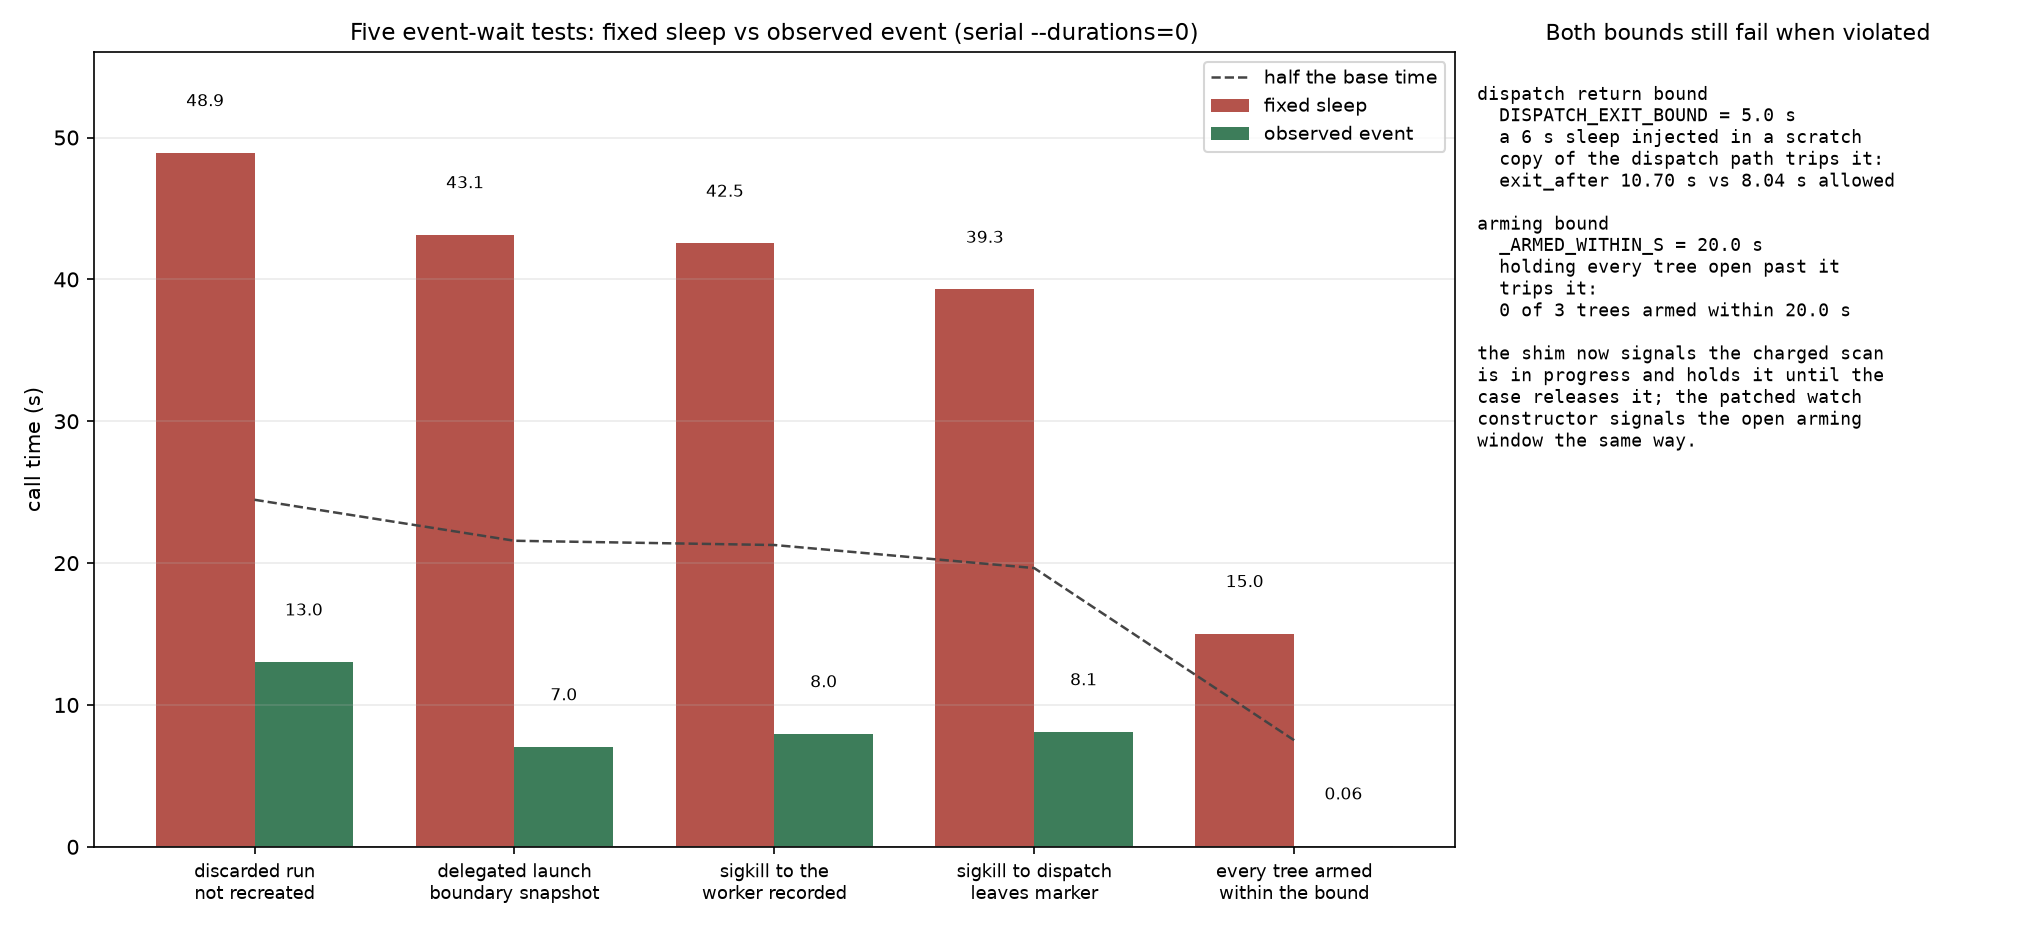

Recreate this plot in Python.
"""Duration of the five event-wait tests, fixed sleep against observed event.

The bars on the left are the per-test ``--durations=0`` call times recorded
before and after the two test files stopped spending fixed sleeps and started
awaiting an observed event. The dashed line is half the base time, which is the
margin the change had to clear; the text panel on the right carries the two
bounds that must still fail when violated.
"""

from __future__ import annotations

from pathlib import Path

import matplotlib

matplotlib.use("Agg")
import matplotlib.pyplot as plt

CASES = [
    ("discarded run\nnot recreated", 48.93, 13.03),
    ("delegated launch\nboundary snapshot", 43.15, 7.05),
    ("sigkill to the\nworker recorded", 42.55, 7.97),
    ("sigkill to dispatch\nleaves marker", 39.30, 8.11),
    ("every tree armed\nwithin the bound", 15.03, 0.06),
]


def main() -> None:
    labels = [label for label, _, _ in CASES]
    base = [before for _, before, _ in CASES]
    after = [now for _, _, now in CASES]

    positions = range(len(CASES))
    width = 0.38

    fig, (chart, notes) = plt.subplots(
        1, 2, figsize=(13.5, 6.2), gridspec_kw={"width_ratios": [3.0, 1.15]}
    )

    chart.bar(
        [p - width / 2 for p in positions],
        base,
        width,
        label="fixed sleep",
        color="#b4534b",
    )
    chart.bar(
        [p + width / 2 for p in positions],
        after,
        width,
        label="observed event",
        color="#3d7d5a",
    )
    chart.plot(
        positions,
        [value / 2 for value in base],
        linestyle="--",
        linewidth=1.2,
        color="#444444",
        label="half the base time",
    )

    for index, (_, before, now) in enumerate(CASES):
        chart.text(
            index - width / 2,
            before + 3,
            f"{before:.1f}",
            ha="center",
            va="bottom",
            fontsize=8,
        )
        chart.text(
            index + width / 2,
            now + 3,
            f"{now:.2f}" if now < 1 else f"{now:.1f}",
            ha="center",
            va="bottom",
            fontsize=8,
        )

    chart.set_xticks(list(positions))
    chart.set_xticklabels(labels, fontsize=8.5)
    chart.set_ylabel("call time (s)")
    chart.set_ylim(0, 56)
    chart.set_title(
        "Five event-wait tests: fixed sleep vs observed event (serial --durations=0)",
        fontsize=11,
    )
    chart.legend(fontsize=9, loc="upper right")
    chart.grid(axis="y", alpha=0.25)
    chart.axhline(0, color="#999999", linewidth=0.8)

    notes.axis("off")
    notes.set_title("Both bounds still fail when violated", fontsize=10.5)
    notes.text(
        0.0,
        0.96,
        "\n".join(
            [
                "dispatch return bound",
                "  DISPATCH_EXIT_BOUND = 5.0 s",
                "  a 6 s sleep injected in a scratch",
                "  copy of the dispatch path trips it:",
                "  exit_after 10.70 s vs 8.04 s allowed",
                "",
                "arming bound",
                "  _ARMED_WITHIN_S = 20.0 s",
                "  holding every tree open past it",
                "  trips it:",
                "  0 of 3 trees armed within 20.0 s",
                "",
                "the shim now signals the charged scan",
                "is in progress and holds it until the",
                "case releases it; the patched watch",
                "constructor signals the open arming",
                "window the same way.",
            ]
        ),
        ha="left",
        va="top",
        fontsize=8.5,
        family="monospace",
        transform=notes.transAxes,
    )

    fig.tight_layout()
    out = Path(__file__).with_suffix(".png")
    fig.savefig(out, dpi=150)
    print(f"wrote {out}")


if __name__ == "__main__":
    main()
